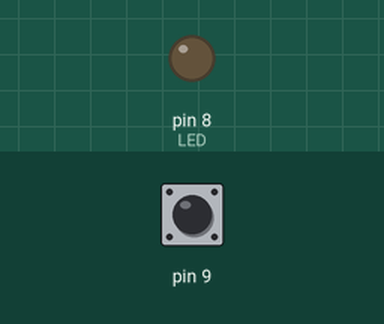
A sketch run on a simulated Arduino Uno, built with avr-gcc and run on an emulated ATmega328P. On the bench: output pins drawn as LEDs (lit = HIGH). The test bench sets the inputs (shaded band); at power-on: pin 9 HIGH.

Above: at 0.8 s.
0.9 s: pin 9 pulled LOW for 0.15 s
At 1.7 s:
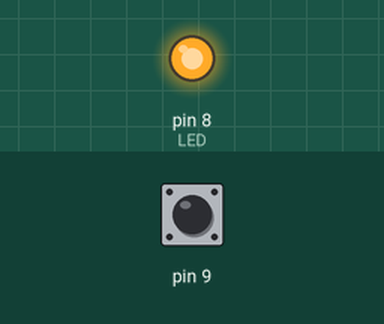
2.5 s: pin 9 pulled LOW for 1 s
At 2.9 s:
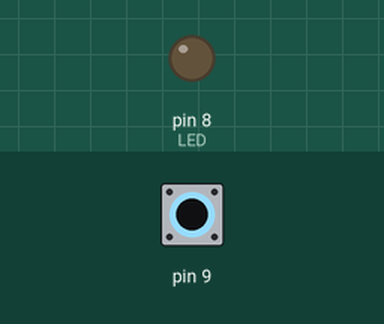
5.0 s: pin 9 pulled LOW for 3.2 s
At 6.0 s:
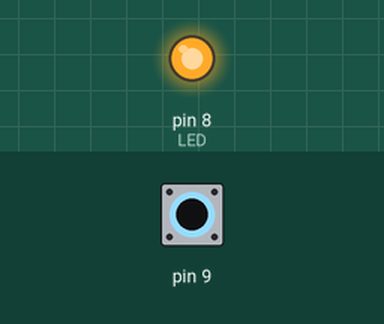
Timing chart, 0 to 8.0 s (numbered marks = the images above; inputs shaded):
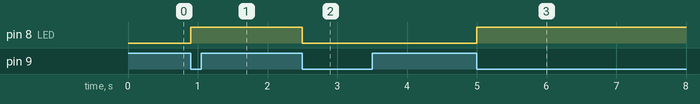

The sketch:

cpp.ino.ino
```cpp
#include <avr/io.h>
int main(void)
{
DDRB |= 1 << PINB0; //Set Direction for output on PINB0
DDRB &= ~(1 << PINB1); //Data Direction Register input PINB1
PORTB |= 1 << PINB1; //Set PINB1 to a high reading
int Pressed = 0; //Initialize/Declare the Pressed variable
while (1)
{
if (bit_is_clear(PINB, 1)) //Check is the button is pressed
{
//Make sure that the button was released first
if (Pressed == 0)
{
PORTB ^= 1 << PINB0; //Toggle LED in pin 0
Pressed = 1;
}
}
else
{
//This code executes when the button is not pressed.
Pressed = 0;
}
}
}
```

header.ino.ino
```cpp
class Library
{
 public:
 int buttonpress(unsigned char pinport,unsigned char portbit );
 int Pressed;
};
```

Measured:
- after the input at 0.9 s, pin 8 (LED): LOW → HIGH at once
- after the input at 2.5 s, pin 8 (LED): HIGH → LOW at once
- after the input at 5.0 s, pin 8 (LED): LOW → HIGH at once
